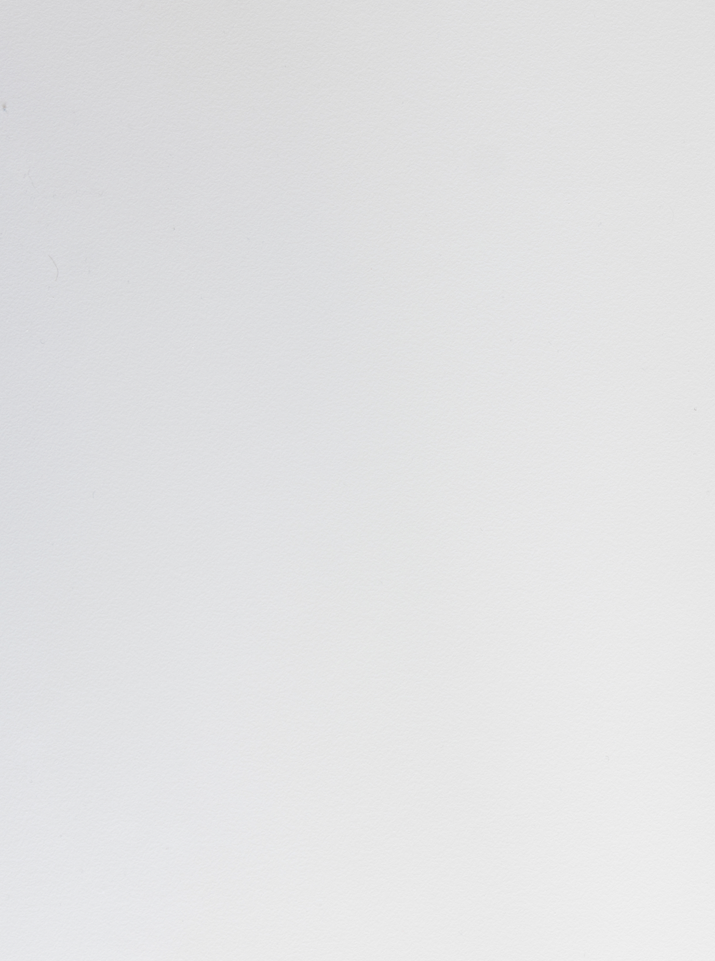
#> input picture assets/backgrounds/white_1.png, 715 x 961 px, found by its file name
$ python -i generate_phase2_multicard.py   (imports and definitions only)
#> lines starting #> are read from the running program, lines starting #| are printed output that depends on the picture; pictures that were not available may be replaced by others from this repository, and a replacement may not be noted
"""Archived, not maintained: synthetic hands of 2-3 cards side by side ("step 2" data).

Writes uno_multicard_step3/{train,val}/ and synthetic_{train,val}.csv (5,000 + 1,000
images, 336x336). Stage 2 of experiments/multistage/train_multistage.py trains on it.
See experiments/README.md.
"""

import os
import random
import numpy as np
import pandas as pd
from PIL import Image, ImageDraw, ImageFilter, ImageEnhance
from tqdm import tqdm
from torchvision.transforms import ColorJitter # ADDED: The Color Scrambler

# ==========================================
# --- CONFIGURATION ---
# ==========================================
BASE_CARDS_DIR = "data/single_cards"
OUTPUT_DIR = "uno_multicard_step3"
BACKGROUNDS_DIR = "data/backgrounds"

IMAGES_TRAIN = 5000
IMAGES_VAL = 1000
IMAGE_SIZE = 336
LETTERBOX_PROB = 0.5

# ==========================================
# CURRICULUM TUNING KNOBS
# ==========================================
CARDS_PER_IMAGE = (2, 3)
SCALE_RANGE = (0.35, 0.50)
X_STRIDE_RATIO = 0.9
Y_JITTER_MAX = 25

# ==========================================
# ANTI-OVERFIT & VISION BREAKER TUNING
# ==========================================
CARD_BLUR_RANGE = (0.9, 1.3)
EDGE_FEATHER_RANGE = (1.5, 2.0)
NOISE_SCALE_RANGE = (7.0, 10.0)
BRIGHTNESS_RANGE = (0.94, 1.1)

PERSPECTIVE_PROB = 0.8
PERSPECTIVE_DISTORTION = (0.45, 0.5)

CRUNCH_PROB = 0.6
CRUNCH_FACTOR_RANGE = (1.6, 1.7)

HOLE_PUNCH_PROB = 0.0
HOLE_PUNCH_COUNT = (1, 3)
HOLE_PUNCH_RADIUS_PCT = (0.15, 0.35)

GLARE_PROB = 0.0
GLARE_ALPHA_RANGE = (50, 150)

# 6. BASE IMAGE COLOR SCRAMBLER (Kills Texture Memorization)
SCRAMBLE_HUE = 0.05        # Shifts colors slightly (e.g., Red becomes slightly orange or pink)
SCRAMBLE_SAT = 0.3         # Washes out or super-saturates the color
SCRAMBLE_BRIGHT = 0.3      # Lightens or darkens the base card
SCRAMBLE_CONTRAST = 0.3    # Flattens or sharpens the internal shadows
# ==========================================

# Initialize the scrambler once
# [6 lines that did not run here, left out]

def create_background(size):
#> called with size = 336
    try:
        bg_files = [f for f in os.listdir(BACKGROUNDS_DIR) if f.lower().endswith(('.png', '.jpg', '.jpeg'))]
        if not bg_files: raise FileNotFoundError
        bg_path = os.path.join(BACKGROUNDS_DIR, random.choice(bg_files))
        bg_img = Image.open(bg_path).convert('RGB')
#> bg_img is the input picture: PIL image 715x961 RGB; mean R, G, B 225.7, 226, 227.2
        w, h = bg_img.size
#> w = 715; h = 961
        if w < size or h < size:
            scale = max(size / w, size / h)
            bg_img = bg_img.resize((int(w * scale), int(h * scale)), Image.Resampling.BICUBIC)
            w, h = bg_img.size
        x = random.randint(0, w - size)
#> x = 215
        y = random.randint(0, h - size)
#> y = 41
        return bg_img.crop((x, y, x + size, y + size))
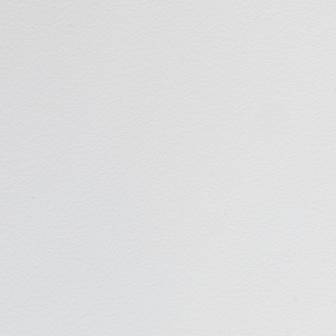
#> returned value: PIL image 336x336 RGB; mean R, G, B 222.2, 222.4, 223.5
    except (FileNotFoundError, Exception):
        return Image.new('RGB', (size, size), (150, 150, 150))

def apply_simulated_letterboxing(img):
    draw = ImageDraw.Draw(img)
    if random.random() < 0.5:
        bar_size = random.randint(20, 80)
        draw.rectangle([0, 0, IMAGE_SIZE, bar_size], fill=(0,0,0))
        draw.rectangle([0, IMAGE_SIZE - bar_size, IMAGE_SIZE, IMAGE_SIZE], fill=(0,0,0))
    else:
        bar_size = random.randint(20, 80)
        draw.rectangle([0, 0, bar_size, IMAGE_SIZE], fill=(0,0,0))
        draw.rectangle([IMAGE_SIZE - bar_size, 0, IMAGE_SIZE, IMAGE_SIZE], fill=(0,0,0))
    return img

def generate_synthetic_hand(base_files):
    canvas = create_background(IMAGE_SIZE)
    num_cards = random.randint(CARDS_PER_IMAGE[0], CARDS_PER_IMAGE[1])
    selected_files = random.choices(base_files, k=num_cards)
    card_labels = [f.replace('.png', '').lower() for f in selected_files]

    global_scale = random.uniform(*SCALE_RANGE)

    sample_img = Image.open(os.path.join(BASE_CARDS_DIR, selected_files[0]))
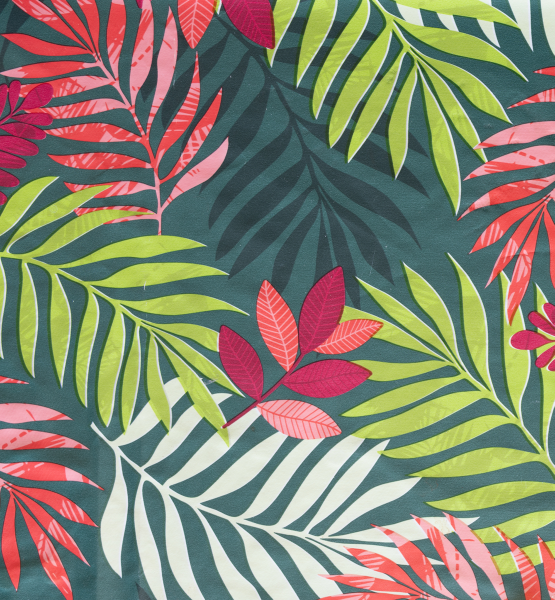
#> input picture assets/backgrounds/complexe_1.png, 1109 x 1200 px, given in place of n, which was not available (shown at 1/2 size)
#> sample_img is the input picture: PIL image 1109x1200 RGB; mean R, G, B 133.7, 131.1, 112.5
    base_w, base_h = sample_img.size
#> base_w = 1109; base_h = 1200
    card_h = int(IMAGE_SIZE * global_scale)
    card_w = int(card_h * (base_w / base_h))
#> card_w = 146

    # DYNAMIC STRIDE LOGIC
    x_offsets = [0]
    current_x = 0
    for i in range(num_cards - 1):
        is_current_token = 'token' in selected_files[i].lower()
        is_next_token = 'token' in selected_files[i+1].lower()

        if is_current_token or is_next_token:
            stride_pixels = int(card_w * 1.1)
        else:
            stride_pixels = int(card_w * X_STRIDE_RATIO)

        current_x += stride_pixels
        x_offsets.append(current_x)
#> after the loop, current_x = 262; x_offsets = [0, 131, 262]

    total_hand_width = x_offsets[-1] + card_w
#> total_hand_width = 408
    start_x = (IMAGE_SIZE - total_hand_width) // 2
#> start_x = -36
    start_y = (IMAGE_SIZE - card_h) // 2

    for i, filename in enumerate(selected_files):
        card_img = Image.open(os.path.join(BASE_CARDS_DIR, filename)).convert("RGBA")

        # THE FIX: Scramble the hue, saturation, and brightness BEFORE scaling/rotating
        r, g, b, a = card_img.split()
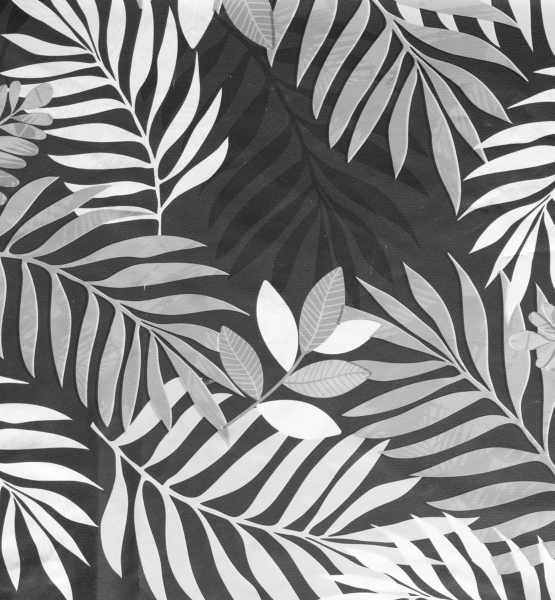
#> r: PIL image 1109x1200 L (shown at 1/2 size); min 24, max 255, mean 133.7
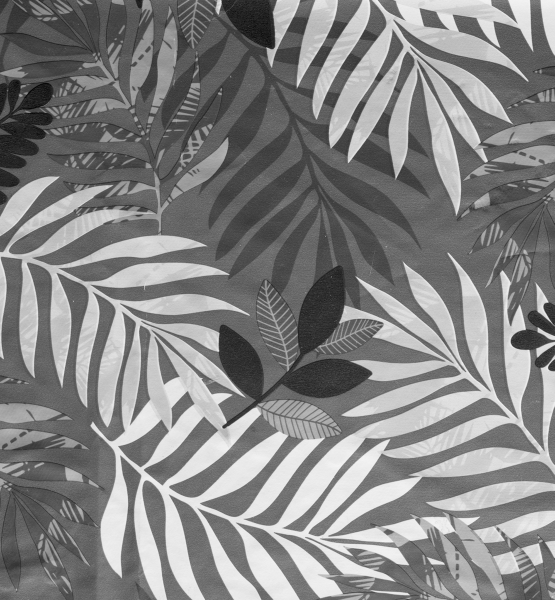
#> g: PIL image 1109x1200 L (shown at 1/2 size); min 0, max 247, mean 131.1
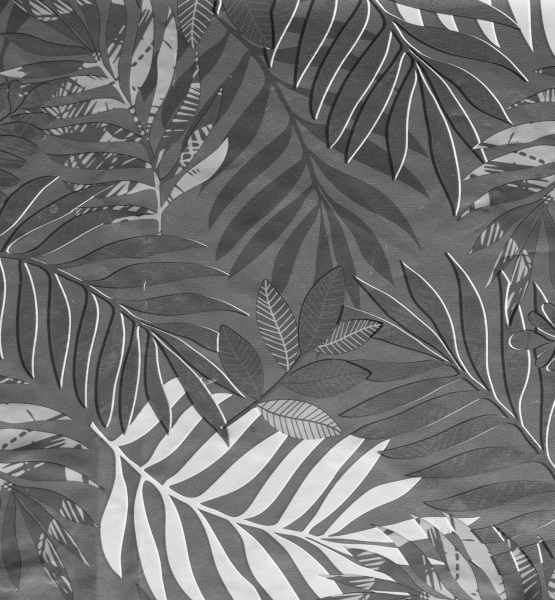
#> b: PIL image 1109x1200 L (shown at 1/2 size); min 12, max 254, mean 112.5
#> a: PIL image 1109x1200 L; every value is 255
        rgb_img = Image.merge("RGB", (r, g, b))
#> (the run stopped early here; a loop or call above may not have finished)
